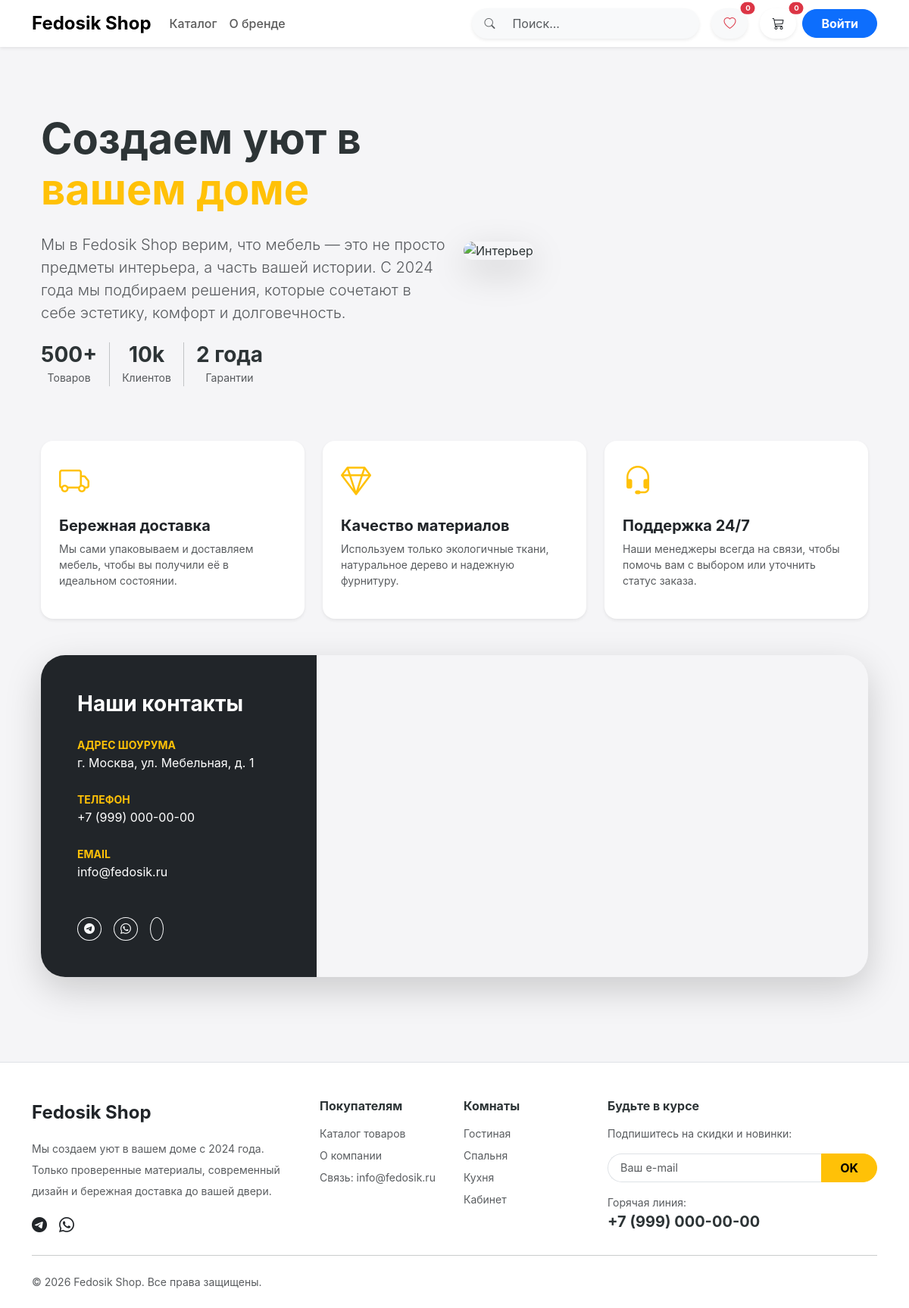
Page /about.php on the committed database.
### tables this page shows
CREATE TABLE `settings` (
  `key` varchar(50) NOT NULL,
  `value` text,
  `description` varchar(255) DEFAULT NULL
);

### about.php (the view, shortened to what this page needs)
<?php
require 'includes/db.php';
$settings_query = $pdo->query("SELECT * FROM settings")->fetchAll(PDO::FETCH_UNIQUE);
$phone = $settings_query['contact_phone']['value'] ?? '8 800 000-00-00';
$email = $settings_query['contact_email']['value'] ?? 'info@shop.ru';
$address = $settings_query['shop_address']['value'] ?? 'Москва, ул. Примерная, 10';
include 'includes/header.php';
?>
<div class="container my-5">
    <div class="row align-items-center mb-5 pb-lg-4">
        <div class="col-lg-6">
            <h1 class="fw-bold display-4 mb-4">Создаем уют в <span class="text-warning">вашем доме</span></h1>
            <p class="lead text-muted">Мы в <?= htmlspecialchars($site_name) ?> верим, что мебель — это не просто предметы интерьера, а часть вашей истории. С 2024 года мы подбираем решения, которые сочетают в себе эстетику, комфорт и долговечность.</p>
            <div class="d-flex gap-3 mt-4">
                <div class="text-center">
                    <h3 class="fw-bold mb-0">500+</h3>
                    <small class="text-muted">Товаров</small>
                </div>
                <div class="text-center">
                    <h3 class="fw-bold mb-0">10k</h3>
                    <small class="text-muted">Клиентов</small>
                </div>
                <div class="text-center">
                    <h3 class="fw-bold mb-0">2 года</h3>
                    <small class="text-muted">Гарантии</small>
                </div>
            </div>
        </div>
        <div class="col-lg-6 mt-4 mt-lg-0">
            <img src="https://images.unsplash.com/photo-1524758631624-e2822e304c36?auto=format&fit=crop&w=800&q=80" class="img-fluid rounded-5 shadow-lg" alt="Интерьер">
        </div>
    </div>
    <div class="row g-4 mb-5">
        <div class="col-md-4">
            <div class="card h-100 border-0 shadow-sm p-4 rounded-4">
                <i class="bi bi-truck fs-1 text-warning mb-3"></i>
                <h5 class="fw-bold">Бережная доставка</h5>
                <p class="text-muted small">Мы сами упаковываем и доставляем мебель, чтобы вы получили её в идеальном состоянии.</p>
            </div>
        </div>
        <div class="col-md-4">
            <div class="card h-100 border-0 shadow-sm p-4 rounded-4">
                <i class="bi bi-gem fs-1 text-warning mb-3"></i>
                <h5 class="fw-bold">Качество материалов</h5>
                <p class="text-muted small">Используем только экологичные ткани, натуральное дерево и надежную фурнитуру.</p>
            </div>
        </div>
        <div class="col-md-4">
            <div class="card h-100 border-0 shadow-sm p-4 rounded-4">
                <i class="bi bi-headset fs-1 text-warning mb-3"></i>
                <h5 class="fw-bold">Поддержка 24/7</h5>
                <p class="text-muted small">Наши менеджеры всегда на связи, чтобы помочь вам с выбором или уточнить статус заказа.</p>
            </div>
        </div>
    </div>
    <div class="row g-0 rounded-5 overflow-hidden shadow-lg mt-5">
        <div class="col-lg-4 bg-dark text-white p-5">
            <h3 class="fw-bold mb-4">Наши контакты</h3>
            <div class="mb-4">
                <label class="text-warning small text-uppercase fw-bold">Адрес шоурума</label>
                <p class="mb-0"><?= htmlspecialchars($address) ?></p>
            </div>
            <div class="mb-4">
                <label class="text-warning small text-uppercase fw-bold">Телефон</label>
                <p class="mb-0"><?= htmlspecialchars($phone) ?></p>
            </div>
            <div class="mb-4">
                <label class="text-warning small text-uppercase fw-bold">Email</label>
                <p class="mb-0"><?= htmlspecialchars($email) ?></p>
            </div>
            <div class="social-links d-flex gap-3 mt-5">
                <a href="#" class="btn btn-outline-light btn-sm rounded-circle"><i class="bi bi-telegram"></i></a>
                <a href="#" class="btn btn-outline-light btn-sm rounded-circle"><i class="bi bi-whatsapp"></i></a>
                <a href="#" class="btn btn-outline-light btn-sm rounded-circle"><i class="bi bi-vk"></i></a>
            </div>
        </div>
        <div class="col-lg-8" style="min-height: 400px;">
            <div style="position:relative;overflow:hidden; height: 100%;">
                <iframe src="https://yandex.ru/map-widget/v1/?text=<?= urlencode($address) ?>&z=14"
                        width="100%" height="100%" frameborder="0" style="position:relative; filter: grayscale(0.5);"></iframe>
            </div>
        </div>
    </div>
</div>
<?php include 'includes/footer.php'; ?>

### includes/header.php (shortened to what this page needs)
<?php
$cart_count = isset($_SESSION['cart']) ? array_sum($_SESSION['cart']) : 0;
$user_wishlist = [];
$settings_query = $pdo->query("SELECT * FROM settings")->fetchAll(PDO::FETCH_UNIQUE);
$site_name = $settings_query['site_name']['value'] ?? 'FurnitureShop';
?>
<!DOCTYPE html>
<html lang="ru">
<head>
    <link rel="stylesheet" href="assets/css/bootstrap-icons.min.css">
    <link rel="stylesheet" href="assets/css/bootstrap.min.css">
    <link rel="stylesheet" href="css/style.css">
</head>
<body>
<nav class="navbar navbar-expand-lg navbar-light bg-white shadow-sm sticky-top mb-4 py-2">
  <div class="container">
    <a class="navbar-brand fw-bold fs-4" href="index.php">
        <?= htmlspecialchars($site_name) ?>
    </a>
    <div class="collapse navbar-collapse" id="navbarNav">
      <ul class="navbar-nav me-auto mb-2 mb-lg-0 fw-medium">
        <li class="nav-item"><a class="nav-link" href="shop.php">Каталог</a></li>
        <li class="nav-item"><a class="nav-link" href="about.php">О бренде</a></li>
      </ul>
      <div class="d-flex flex-column flex-lg-row align-items-lg-center gap-2 mt-3 mt-lg-0">
        <div class="search-box-wrapper me-lg-2">
            <div class="search-box position-relative d-none d-lg-block" style="width: 300px;">
                <div class="input-group shadow-sm rounded-pill overflow-hidden bg-light border-0">
                    <span class="input-group-text bg-transparent border-0 ps-3"><i class="bi bi-search text-muted small"></i></span>
                    <input type="text" id="main-search" class="form-control bg-transparent border-0 py-2 shadow-none" placeholder="Поиск..." autocomplete="off">
                </div>
            </div>
        </div>
        <div class="dropdown">
            <button class="btn btn-light rounded-pill border-0 shadow-sm d-none d-lg-block px-3 py-2 position-relative"
                    data-bs-toggle="dropdown" type="button">
                <i class="bi bi-heart text-danger"></i>
                <span class="position-absolute top-0 start-100 translate-middle badge rounded-pill bg-danger wish-badge" style="font-size: 0.6rem;">
                    <?= isset($user_wishlist) ? count($user_wishlist) : 0 ?>
                </span>
            </button>
        </div>
        <div class="dropdown ms-lg-2">
            <button class="btn btn-outline-dark border-0 shadow-sm rounded-pill d-none d-lg-block px-3 py-2 position-relative"
                    data-bs-toggle="dropdown" type="button">
                <i class="bi bi-cart3"></i>
                <span class="position-absolute top-0 start-100 translate-middle badge rounded-pill bg-danger cart-badge" style="font-size: 0.6rem;">
                    <?= $cart_count ?? 0 ?>
                </span>
            </button>
        </div>
        <?php if (isset($_SESSION['user_id'])): ?>
            <div class="dropdown">
                <button class="btn btn-dark rounded-pill w-100 text-start text-lg-center px-3 py-2 dropdown-toggle no-caret" data-bs-toggle="dropdown">
                    <i class="bi bi-person-circle me-2 me-lg-0"></i> <span class="d-lg-none">Профиль</span>
                </button>
                <ul class="dropdown-menu dropdown-menu-end shadow-lg border-0 rounded-4">
                    <li><a class="dropdown-item py-2" href="profile.php">Мой профиль</a></li>
                    <?php
                    $userRole = $_SESSION['role'] ?? 'user';
                    ?>
                    <?php if ($userRole === 'admin'): ?>
                        <li><a class="dropdown-item py-2 fw-bold text-primary" href="admin/index.php">
                            <i class="bi bi-shield-lock me-2"></i>Админ-панель
                        </a></li>
                    <?php endif; ?>
                    <?php if ($userRole === 'warehouse' || $userRole === 'admin'): ?>
                        <li><a class="dropdown-item py-2 fw-bold text-success" href="admin/warehouse.php">
                            <i class="bi bi-box-seam me-2"></i>Складской учет
                        </a></li>
                    <?php endif; ?>
                    <li><hr class="dropdown-divider"></li>
                    <li><a class="dropdown-item text-danger py-2" href="logout.php">Выход</a></li>
                </ul>
            </div>
        <?php else: ?>
            <a href="login.php" class="btn btn-primary rounded-pill px-4 w-100 mt-2 mt-lg-0 fw-bold">Войти</a>
        <?php endif; ?>
      </div>
    </div>
  </div>
</nav>
<main class="container py-3">

### includes/footer.php (shortened to what this page needs)
<?php
$settings_query = $pdo->query("SELECT * FROM settings")->fetchAll(PDO::FETCH_UNIQUE);
$site_name = $settings_query['site_name']['value'] ?? 'FedosikShop';
$phone = $settings_query['contact_phone']['value'] ?? '8 800 000-00-00';
$email = $settings_query['contact_email']['value'] ?? 'info@shop.ru';
?>
</main>
<footer class="bg-white border-top mt-5 pt-5 pb-4">
    <div class="container">
        <div class="row g-4">
            <div class="col-lg-4 col-md-6">
                <a class="navbar-brand fw-bold fs-4 text-dark mb-3 d-block" href="index.php">
                    <?= htmlspecialchars($site_name) ?>
                </a>
                <p class="text-muted small lh-lg">
                    Мы создаем уют в вашем доме с 2024 года. <br>
                    Только проверенные материалы, современный дизайн и бережная доставка до вашей двери.
                </p>
                <div class="d-flex gap-3 mt-3">
                    <a href="#" class="text-dark fs-5"><i class="bi bi-telegram"></i></a>
                    <a href="#" class="text-dark fs-5"><i class="bi bi-whatsapp"></i></a>
                </div>
            </div>
            <div class="col-lg-2 col-md-6 col-6">
                <h6 class="fw-bold mb-3">Покупателям</h6>
                <ul class="list-unstyled small">
                    <li class="mb-2"><a href="shop.php" class="text-muted text-decoration-none">Каталог товаров</a></li>
                    <li class="mb-2"><a href="about.php" class="text-muted text-decoration-none">О компании</a></li>
                    <li class="mb-2"><a href="#" class="text-muted text-decoration-none text-nowrap">Связь: <?= htmlspecialchars($email) ?></a></li>
                </ul>
            </div>
            <div class="col-lg-2 col-md-6 col-6">
                <h6 class="fw-bold mb-3">Комнаты</h6>
                <ul class="list-unstyled small">
                    <li class="mb-2"><a href="shop.php?room=Гостиная" class="text-muted text-decoration-none">Гостиная</a></li>
                    <li class="mb-2"><a href="shop.php?room=Спальня" class="text-muted text-decoration-none">Спальня</a></li>
                    <li class="mb-2"><a href="shop.php?room=Кухня" class="text-muted text-decoration-none">Кухня</a></li>
                    <li class="mb-2"><a href="shop.php?room=Офис" class="text-muted text-decoration-none">Кабинет</a></li>
                </ul>
            </div>
            <div class="col-lg-4 col-md-6">
                <h6 class="fw-bold mb-3">Будьте в курсе</h6>
                <p class="text-muted small mb-3">Подпишитесь на скидки и новинки:</p>
                <div class="input-group mb-3">
                    <input type="text" class="form-control border-end-0 rounded-start-pill ps-3" placeholder="Ваш e-mail" style="font-size: 0.9rem;">
                    <button class="btn btn-warning rounded-end-pill px-4 fw-bold" type="button">OK</button>
                </div>
                <div class="small">
                    <div class="text-muted">Горячая линия:</div>
                    <div class="fw-bold fs-5 text-nowrap">
                        <?= htmlspecialchars($phone) ?>
                    </div>
                </div>
            </div>
        </div>
        <hr class="my-4 opacity-10">
        <div class="row align-items-center">
            <div class="col-md-6 text-center text-md-start">
                <p class="text-muted small mb-0">
                    &copy; <?= date('Y') ?> <?= htmlspecialchars($site_name) ?>. Все права защищены.
                </p>
            </div>
        </div>
    </div>
</footer>
</body>
</html>

### css/style.css (style rules this page uses)
html, body { height: 100%; margin: 0; }
body { display: flex; flex-direction: column; font-family: 'Inter', sans-serif; color: #2d3436; background-color: #f5f5f7; }
.navbar { z-index: 1030; }
.container { min-height: 100%; }
main { flex: 1 0 auto; }

### rows in the picture
settings: value "Fedosik Shop"
settings: value "г. Москва, ул. Мебельная, д. 1"
settings: value "+7 (999) 000-00-00"
settings: value "info@fedosik.ru"

### other values in the picture
count($user_wishlist) "0"
$cart_count "0"
